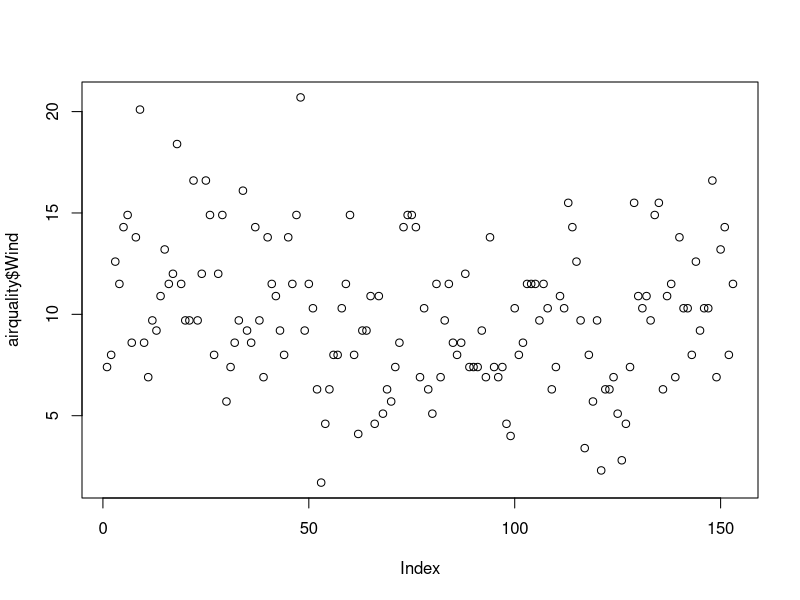
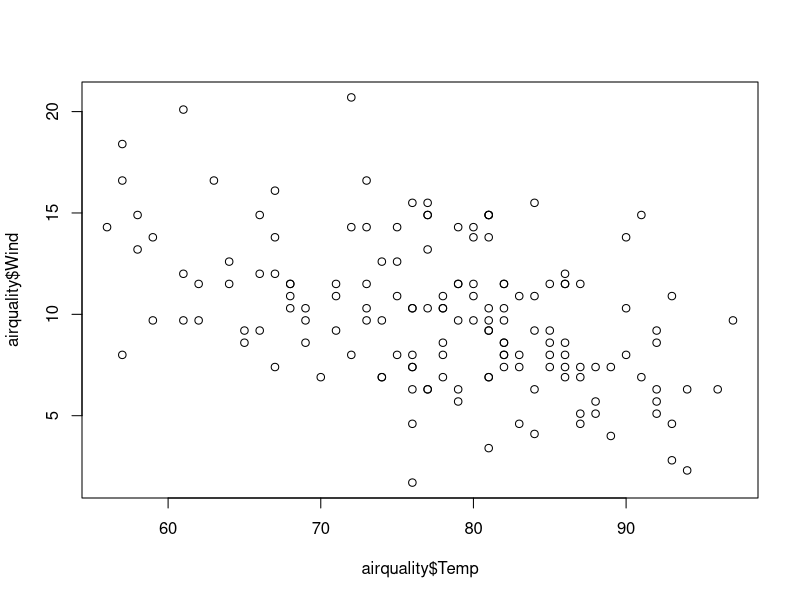
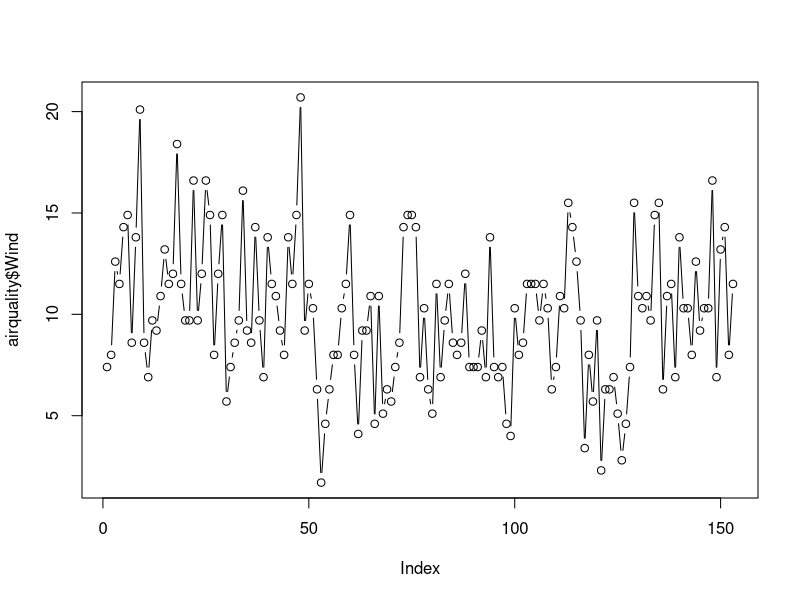
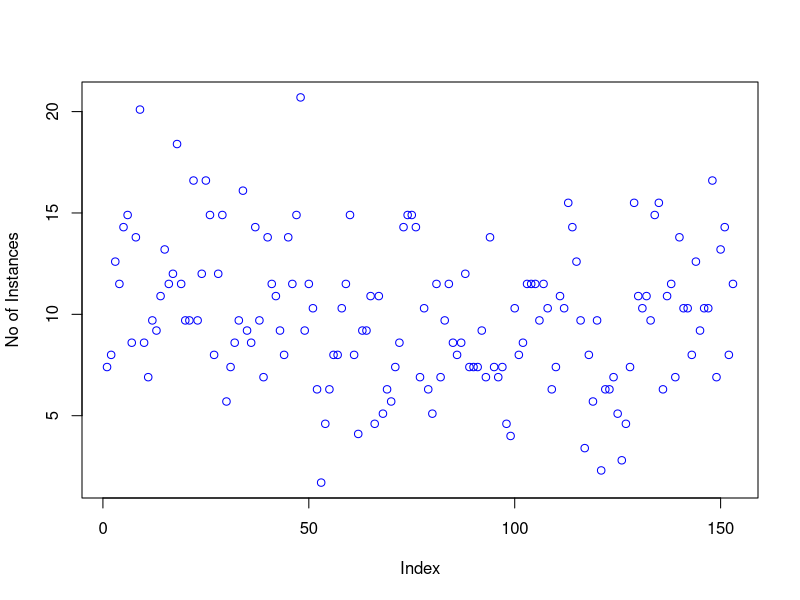
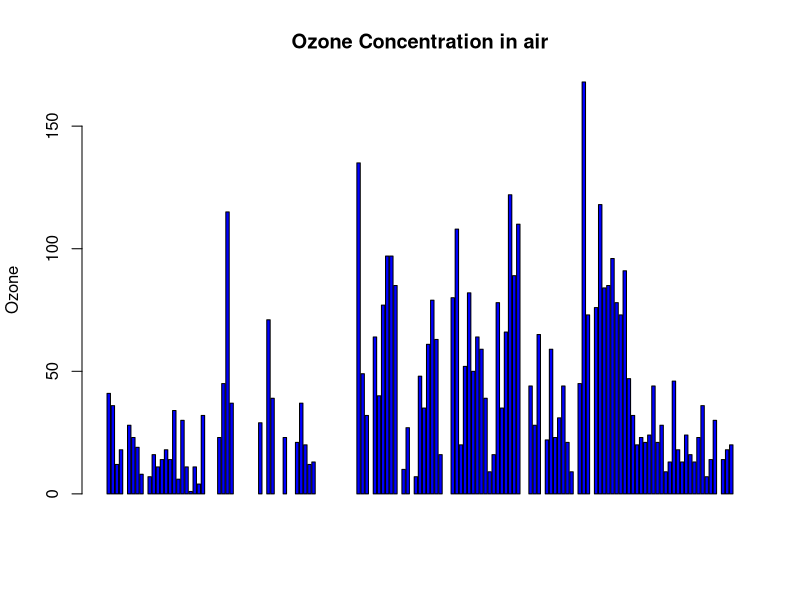
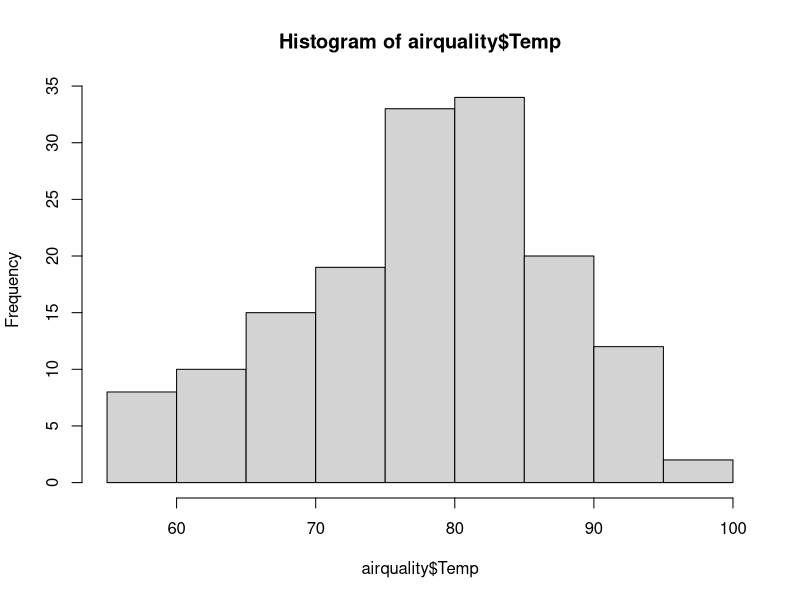
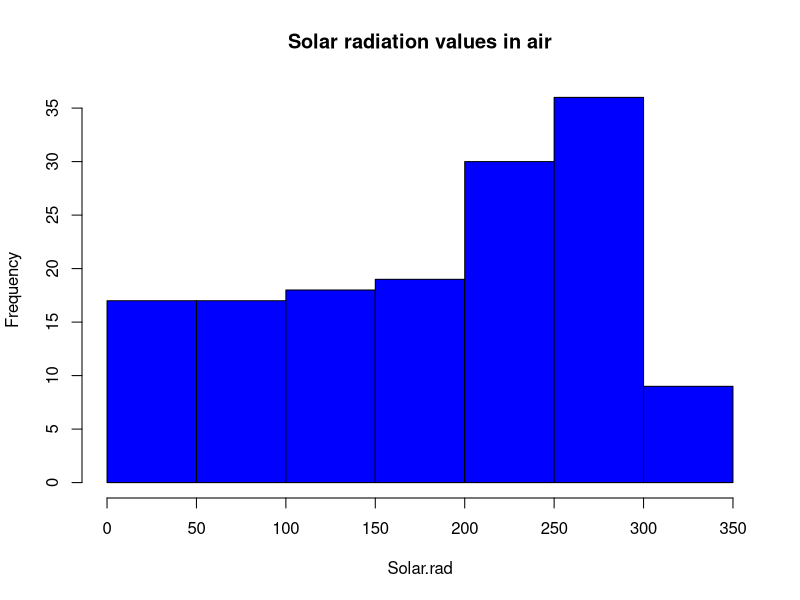
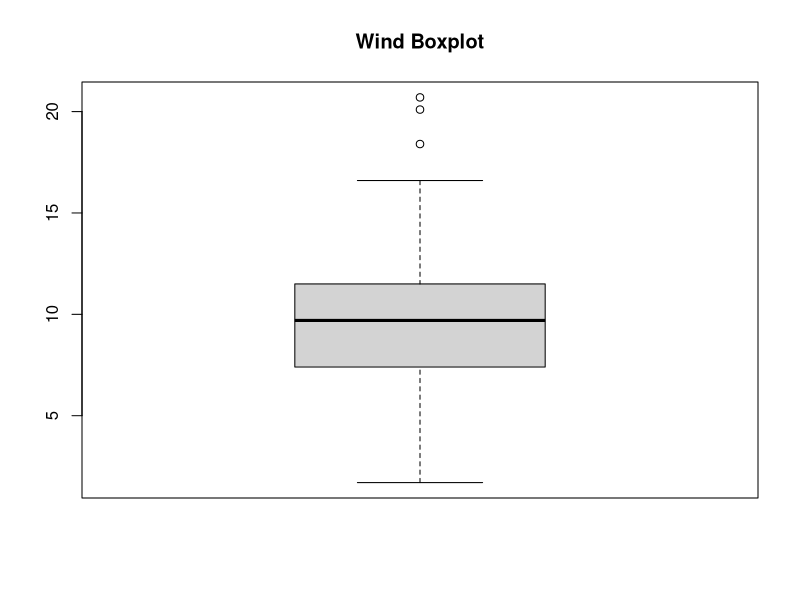

The R source for these figures, in order:
airquality <- datasets::airquality

#top 10 rows and last 10 rows

head(airquality, 10)

tail(airquality,5)

#how to access columns

airquality[,c(1,2)]

df_trunc<-airquality[,-6]

summary(airquality[,1])


airquality$Day

airquality$Wind

summary(airquality$Wind)


###########Summary of the data#########

summary(airquality)
summary(airquality$Wind) 


#plot

plot(airquality$Wind)

plot(airquality$Temp, airquality$Wind, type = "p" )

plot(airquality$Wind, type = 'b') #p for points, l for Lines and b for both

plot(airquality$Wind, Xlab= 'Ozone Concentration', ylab = 'No of Instances', Main = 'Ozone levels in NY city', col ='blue')

#Horizontal bar plot

barplot(airquality$Ozone, main = 'Ozone Concentration in air', ylab = 'Ozone', col='blue', horiz = F, axes = T)

#Histogram

hist(airquality$Temp)
hist(airquality$Solar.R,
     main = 'Solar radiation values in air',
     xlab = 'Solar.rad', col='blue')

#How to Plot single boxplot

boxplot(airquality$Wind,main='Wind Boxplot')

#How to Plot multiple boxplots

boxplot(airquality[,1:4], main='Mulitple')


#Margin of Grid(mar)
#No of Columns and Rows (mfrow),
#Whether a border is to be included
#and position of the 
#lables (las: 1 for horizontal, las:0 for vertical)
#bty - box around plot

par(mfrow=c(3,3),mar=c(2,5,2,1), las=0, bty='n')

plot(airquality$Ozone)
plot(airquality$Ozone, airquality$Wind)
plot(airquality$Ozone, type='l')
plot(airquality$Ozone, type='l')
plot(airquality$Ozone, type='l')
barplot(airquality$Ozone, main = 'Ozone Concentration in air', ylab = 'Ozone', col='green', horiz = F, axes = T)
hist(airquality$Solar.R)
boxplot(airquality$Solar.R)
boxplot(airquality[,0:4], Main='mulitple Box Plots')


#Homework

#use quakes database and do the things we did today and also, find SD, variance, skewness, Density plot


